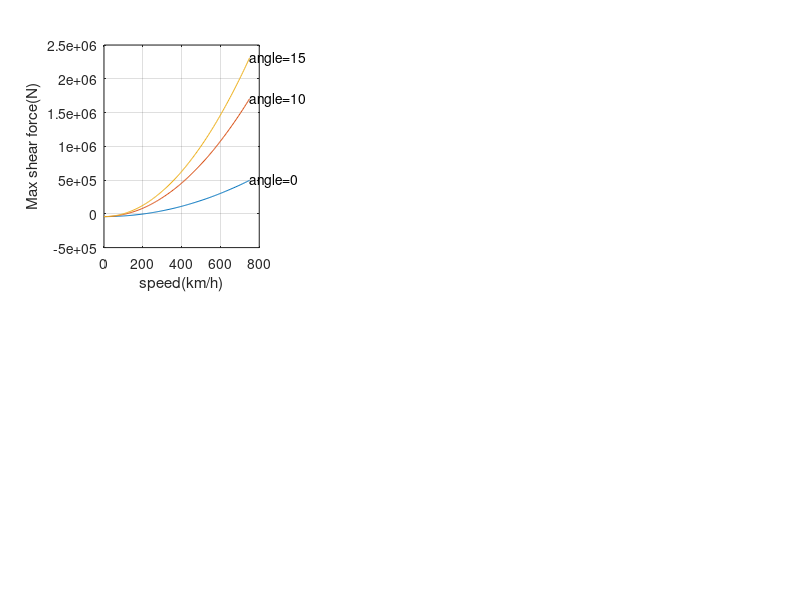

MATLAB code to generate this figure: (Note: this script raises an error after producing the figure.)
clear;
clc;
p=1.225;

i=1;
for s=0:5:750
    j=1;
    speed(i)=s;
    v=s*1000/3600;
    for AOA=0:1:15
        angle(j)=AOA;
        CL=(0.09.*AOA)+0.4;
        %calculate moment at fixed support
        MW=135*9.81*15.3^2/2;
        MT=1950*9.81*3;
        MF=(7.78*9.81*15.3^2/2)+(7.42*9.81*15.3^2/6);
        MLF(i,j)=(-2.55.*p.*v^2.*CL*(15.3^2)/2)+(2/17.*p.*v^2.*CL*(15.3^3)/3);
        M(i,j)=-MW-MT-MF-MLF(i,j);
        
        %calculate reaction force at fixed support
        WW=-15.3*135*9.81;
        WT=-1950*9.81;
        WF=-(7.78*15.3*9.81)-(0.5*7.42*9.81*15.3);
        LF(i,j)=(2.55.*p.*v^2.*CL*15.3)-(2/34.*p.*v^2.*CL*15.3^2);
        RF(i,j)=-WW-WT-WF-LF(i,j);
        
        k=1;
        for x=0:0.1:15.3
            dist(k)=x;
            %below are all mclauray eqn for moment
            McW(k)=-135*9.81.*(x^4)/24;
            McT(k)=-1950*9.81.*((x-3)^3)/6;
            McF(k)=-(15.2*9.81.*(x^4)/24)+(7.42*9.81.*(x^5)/120/15.3);
            McLF(i,j,k)=(2.55.*p.*v^2.*CL.*(x^4)/24)-((2/17).*p.*v^2.*CL.*(x^5)/120);
            McR(i,j,k)= (RF(i,j)).*(x^3)/6;
            McM(i,j,k)= (M(i,j)).*(x^2)/2;
            
            %for b)
            VW(k)= -135*9.81.*x;
            VF(k)=-(15.2*9.81.*(x))+(7.42*9.81.*(x^2)/2/15.3);
            VLF(i,j,k)=(2.55.*p.*v^2.*CL.*(x))-((2/17).*p.*v^2.*CL.*(x^2)*0.5);
            VR(i,j)= (RF(i,j));
            
            %for c)
            BM1(k)=-135.*9.81.*(x^2)./2;    %for wing weight
            BM2(k)=-1950.*9.81.*(x-3);  %for turbine
            BM3(k)=-15.2*9.81*(x^2)/2+(7.42*9.81*(x^3)/6/15.3);    %for fuel weight
            BM4(i,j,k)=(RF(i,j).*x)+(M(i,j)*(x^0));    %for reaction force and moment
            BM5(i,j,k)=(2.55.*p.*v^2.*CL.*(x^2)/2)-((2/17).*p.*v^2.*CL.*(x^3)/6);  %for lift force
            
            if x<3
                McT(k)=0;
                
                %for b)
                VT(k)=0;
                
                %for c)
                BM2(k)=0;
            elseif x>=3;
                %for b)
                VT(k)=-1950*9.81;
                %for c)
                BM2(k)=-1950.*9.81.*(x-3);
            end

            EID(i,j,k)=McW(k)+McT(k)+McF(k)+McLF(i,j,k)+McR(i,j,k)+McM(i,j,k);
            
            %for b)
            Vfinal(i,j,k)=-VW(k)-VT(k)-VF(k)-VLF(i,j,k)-VR(i,j);
            
            %for c)
            BMfinal(i,j,k)=-BM1(k)-BM2(k)-BM3(k)-BM4(i,j,k)-BM5(i,j,k);
            
            k=k+1;
        end
        j=j+1;
    end
    i=i+1;
end

%for a)
I=max(abs(EID(:)))/(25*10^9*0.5);
length=nthroot(I*6,4);
CSA=length*length;
fprintf('For question A)\nThe cross section of the beam is %5.3f m^2\n\n',CSA)

%for b)

[maxv,idx]=max(abs(Vfinal(:)));
[velocity1,angle1,distance1]=ind2sub(size(Vfinal),idx);
fprintf('For question B)\nThe maximum transverse stress occurs at point x=%.2f,with the conditions of speed %d km per h and angle of attack %d degree.\n\n',dist(distance1),speed(velocity1),angle(angle1))

%for c)

[maxM,idx]=max(abs(BMfinal(:)));
[velocity2,angle2,distance2]=ind2sub(size(BMfinal),idx);
fprintf('For question C)\nThe maximum bending stress occurs at point x=%.2f,with the conditions of speed %d km per h and angle of attack %d degree.\n\n',dist(distance2),speed(velocity2),angle(angle2))

%for d)
D1=squeeze(Vfinal(:,1,1));
D2=squeeze(Vfinal(:,11,1));
D3=squeeze(Vfinal(:,16,1));
subplot(2,3,1)
plot(speed,D1,speed,D2,speed,D3)
ylabel('Max shear force(N)'),xlabel('speed(km/h)'),grid
if (D1(151,1)>0)
    text(max(abs(speed)),max(D1),'angle=0')
    text(max(abs(speed)),max(D2),'angle=10')
    text(max(abs(speed)),max(D3),'angle=15')
elseif (D1(151,1)<0)
    text(max(abs(speed)),min(D1),'angle=0')
    text(max(abs(speed)),min(D2),'angle=10')
    text(max(abs(speed)),min(D3),'angle=15')
end
xline(0,'k-',{'Y'}),yline(0,'k-',{'X'})
title('question d) shear force')

%for e)
E1=squeeze(BMfinal(:,1,1));
E2=squeeze(BMfinal(:,11,1));
E3=squeeze(BMfinal(:,16,1));
subplot(2,3,2)
plot(speed,E1,speed,E2,speed,E3)
ylabel('Max bending moment(Nm)'),xlabel('speed(km/h)'),grid
if (E1(151,1)>0)
    text(max(abs(speed)),max(E1),'angle=0')
    text(max(abs(speed)),max(E2),'angle=10')
    text(max(abs(speed)),max(E3),'angle=15')
elseif (E1(151,1)<0)
    text(max(abs(speed)),min(E1),'angle=0')
    text(max(abs(speed)),min(E2),'angle=10')
    text(max(abs(speed)),min(E3),'angle=15')
end
xline(0,'k-',{'Y'}),yline(0,'k-',{'X'})
title('question e) bending moment')

%for f)
i=i-1;
j=j-1;
k=k-1;
deflection(:,:,:)=EID(:,:,:)./(25*10^9*I);
F1=squeeze(deflection(:,1,154));
F2=squeeze(deflection(:,11,154));
F3=squeeze(deflection(:,16,154));
subplot(2,3,3)
plot(speed,F1,speed,F2,speed,F3)
ylabel('Max deflection(m)'),xlabel('speed(km/h)'),grid
if (F1(151,1)>0)
    text(max(abs(speed)),max(F1),'angle=0')
    text(max(abs(speed)),max(F2),'angle=10')
    text(max(abs(speed)),max(F3),'angle=15')
elseif (F1(151,1)<0)
    text(max(abs(speed)),min(F1),'angle=0')
    text(max(abs(speed)),min(F2),'angle=10')
    text(max(abs(speed)),min(F3),'angle=15')
end
xline(0,'k-',{'Y'}),yline(0,'k-',{'X'})
title('question f) deflection')

c=1;
for a=0:10:151
    speedg(c)=speed(a+1);
    shearg(c,:,:)=Vfinal(a+1,:,:);
    c=c+1;
end
c=1;
maxshearg=max(shearg,[],3);
x=speedg(:);
y=angle(:);
[X,Y]=meshgrid(x,y);
subplot(2,3,4)
surfc(X,Y,maxshearg),title('question g) shear force'),colormap(spring)
ylabel('Angle of attack(degree)'),xlabel('Speed(km/h)'),zlabel('Max shear force(N)')

%for h)
for a=1:10:151
    BMh(c,:,:)=BMfinal(a,:,:);
    c=c+1;
end
c=1;
maxBMh=max(BMh,[],3);
subplot(2,3,5)
surfc(X,Y,maxBMh),title('question h) bending moment')
ylabel('Angle of attack(degree)'),xlabel('Speed(km/h)'),zlabel('Max bendding moment(Nm)')

%for question i)
for a=0:10:151
    deflection_i(c,:,:)=deflection(a+1,:,:);
    c=c+1;
end
maxdeflection_i=max(deflection_i,[],3);
subplot(2,3,6)
surfc(X,Y,maxdeflection_i),title('question i) deflection')
ylabel('Angle of attack(degree)'),xlabel('Speed(km/h)'),zlabel('Max deflection(m)')